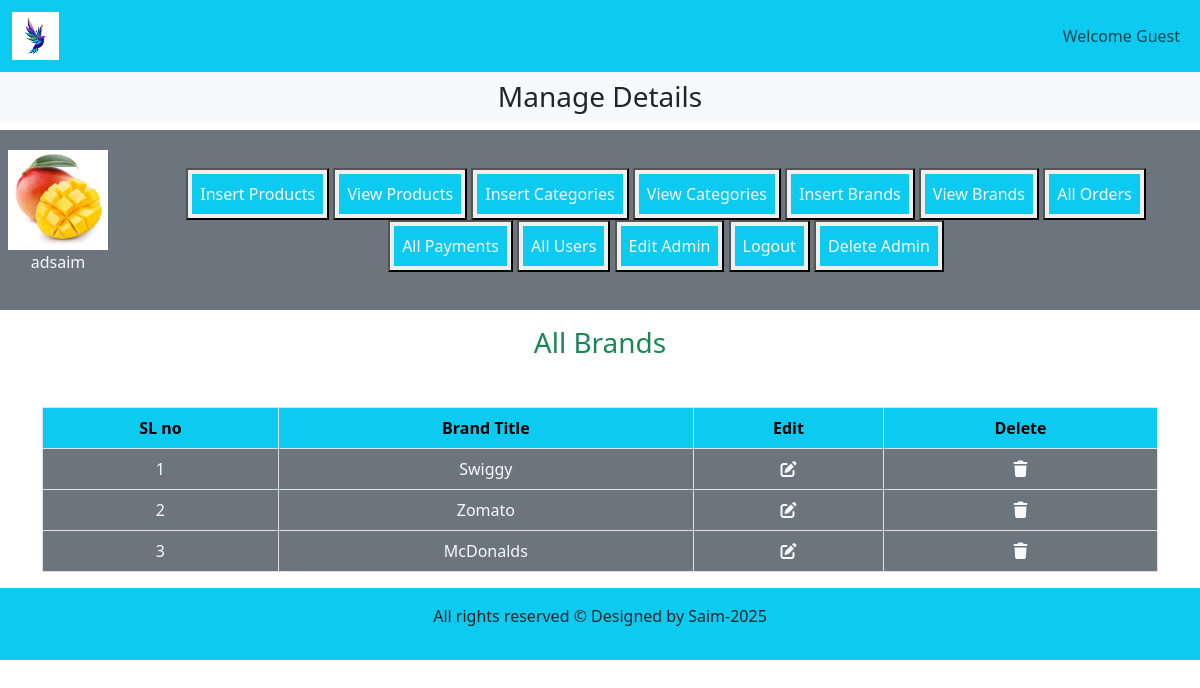
/admin_area/index.php?view_brands (signed in), run on the app's committed database.
### tables this page shows
CREATE TABLE `brands` (
  `brand_id` int(11) NOT NULL,
  `brand_title` varchar(100) NOT NULL
);

### admin_area/view_brands.php (the view, shortened to what this page needs)
<h3 class="text-center text-success">All Brands</h3>
<table class="table table-bordered mt-5 text-center">
    <thead class="table_head">
        <tr>
            <th>SL no</th>
            <th>Brand Title</th>
            <th>Edit</th>
            <th>Delete</th>
        </tr>
    </thead>
    <tbody class="table_body">
        <?php
            $select_cat = "SELECT * FROM `Brands`";
            $result = mysqli_query($con, $select_cat);
            $number = 0;
            while ($row = mysqli_fetch_assoc($result)) {
                $brand_id = $row['brand_id'];
                $brand_title = $row['brand_title'];
                $number++;
        ?>
        <tr>
            <td><?= $number; ?></td>
            <td><?= $brand_title; ?></td>
            <td>
                <a href='index.php?edit_brand=<?= $brand_id; ?>' class='text-light'>
                    <i class='fa-solid fa-pen-to-square'></i>
                </a>
            </td>
            <td>
                <a href="#" class="text-light"
                    data-bs-toggle="modal"
                    data-bs-target="#deleteModal<?= $brand_id; ?>"
                    data-href="index.php?delete_brand=<?= $brand_id; ?>"
                    title="Delete brand ID <?= $brand_id; ?>">
                    <i class='fa-solid fa-trash'></i>
                </a>
            </td>
        </tr>
        <?php
            }
        ?>
    </tbody>
</table>

### admin_area/index.php (shortened to what this page needs)
<!DOCTYPE html>
<html lang="en">
<head>
    <link href="https://cdn.jsdelivr.net/npm/bootstrap@5.3.7/dist/css/bootstrap.min.css" rel="stylesheet">
    <link rel="stylesheet" href="https://cdnjs.cloudflare.com/ajax/libs/font-awesome/7.0.0/css/all.min.css" />
    <link rel = "stylesheet" href = "../style.css">
</head>
<body>
    <div class="container-fluid p-0">
        <nav class="navbar navbar-expand-lg navbar-light bg-info">
            <div class="container-fluid">
                <img src="../images/logo.png" alt="" class="logo">
                <nav class="navbar navbar-expand-lg">
                    <ul class="navbar-nav">
                        <li class="nav-item">
                            <a href="#" class="nav-link">Welcome Guest</a>
                        </li>
                    </ul>
                </nav>
            </div>
        </nav>
        <div class="bg-light">
            <h3 class="text-center p-2">Manage Details</h3>
        </div>
        <div class="row">
            <div class="col-md-12 bg-secondary p-1 d-flex align-items-center">
                <div class="p-3">
                    <a href="#"><img src="../images/mango.jpg" alt="Admin Profile" class="admin_image"></a>
                    <p class="text-light text-center"><?= htmlspecialchars($_SESSION['username']) ?></p>
                </div>
                <div class="button text-center">
                    <button><a href="insert_product.php" class="nav-link text-light bg-info m-1 p-2">Insert Products</a></button>
                    <button><a href="index.php?view_products" class="nav-link text-light bg-info m-1 p-2">View Products</a></button>
                    <button><a href="index.php?insert_categories" class="nav-link text-light bg-info m-1 p-2">Insert Categories</a></button>
                    <button><a href="index.php?view_categories" class="nav-link text-light bg-info m-1 p-2">View Categories</a></button>
                    <button><a href="index.php?insert_brands" class="nav-link text-light bg-info m-1 p-2">Insert Brands</a></button>
                    <button><a href="index.php?view_brands" class="nav-link text-light bg-info m-1 p-2">View Brands</a></button>
                    <button><a href="index.php?all_orders" class="nav-link text-light bg-info m-1 p-2">All Orders</a></button>
                    <button><a href="index.php?all_payments" class="nav-link text-light bg-info m-1 p-2">All Payments</a></button>
                    <button><a href="index.php?all_users" class="nav-link text-light bg-info m-1 p-2">All Users</a></button>
                    <button><a href="index.php?edit_admin" class="nav-link text-light bg-info m-1 p-2">Edit Admin</a></button>
                    <button><a href="index.php?admin_logout" class="nav-link text-light bg-info m-1 p-2">Logout</a></button>
                    <button><a href="index.php?delete_admin" class="nav-link text-light bg-info m-1 p-2">Delete Admin</a></button>
                </div>
            </div>
        </div>
        <div class="container my-3">
            <?php
                $allowed_pages = [
                    'view_products', 'edit_products', 'delete_products',
                    'insert_categories', 'view_categories', 'edit_category', 'delete_category',
                    'insert_brands', 'view_brands', 'edit_brand', 'delete_brand',
                    'all_orders', 'delete_order', 'all_payments', 'delete_payment',
                    'all_users', 'delete_user', 'edit_admin', 'admin_logout', 'delete_admin'
                ];
                foreach ($allowed_pages as $page) {
                    if (isset($_GET[$page])) {
                        include("$page.php");
                        break;
                    }
                }
            ?>
        </div>
        <?php
            include("../includes/footer.php")
        ?>
    </div>
</body>
</html>

### style.css (style rules this page uses)
* { padding: 0; margin: 0; box-sizing: border-box; }
.logo { width:4%; height:2%; }
.admin_image { width: 100px; object-fit: contain; }

### admin_area/index.php (style rules this page uses)
* { padding: 0; margin: 0; box-sizing: border-box; }
body { overflow-x: hidden; }
.logo { width:4%; height:2%; }
.table_head th { background-color: var(--bs-info); }
.table_body td { background-color: var(--bs-secondary); color: var(--bs-light); }

### data on the page
brands: brand_title "Swiggy"
brands: brand_title "Zomato"
brands: brand_title "McDonalds"

### other printed values
$_SESSION['username'] "adsaim"
